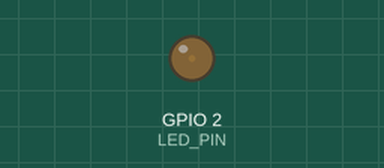
A sketch run on a simulated ESP32. On the bench: output pins drawn as LEDs (lit = HIGH). What the sketch prints to the serial monitor is not drawn.

Above: at 0.05 s.
At 1.15 s:
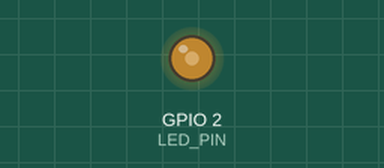
At 2.3 s:
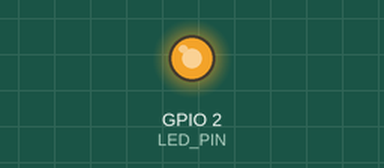
At 4.6 s:
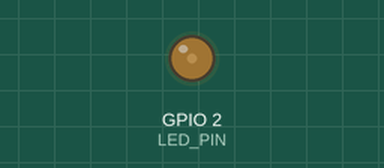
Timing chart, 0 to 6.7 s (numbered marks = the images above):
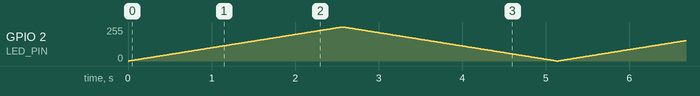

The sketch:

06_pwm_fade.ino
```cpp
const int LED_PIN = 2;

void setup() {
    Serial.begin(115200);

    pinMode(LED_PIN, OUTPUT);

    Serial.println("ESP32 PWM fade demo started");
}

void loop() {
    for (int brightness = 0; brightness <= 255; brightness++) {
        analogWrite(LED_PIN, brightness);
        Serial.println(brightness);
        delay(10);
    }

    for (int brightness = 255; brightness >= 0; brightness--) {
        analogWrite(LED_PIN, brightness);
        Serial.println(brightness);
        delay(10);
    }
}
```
